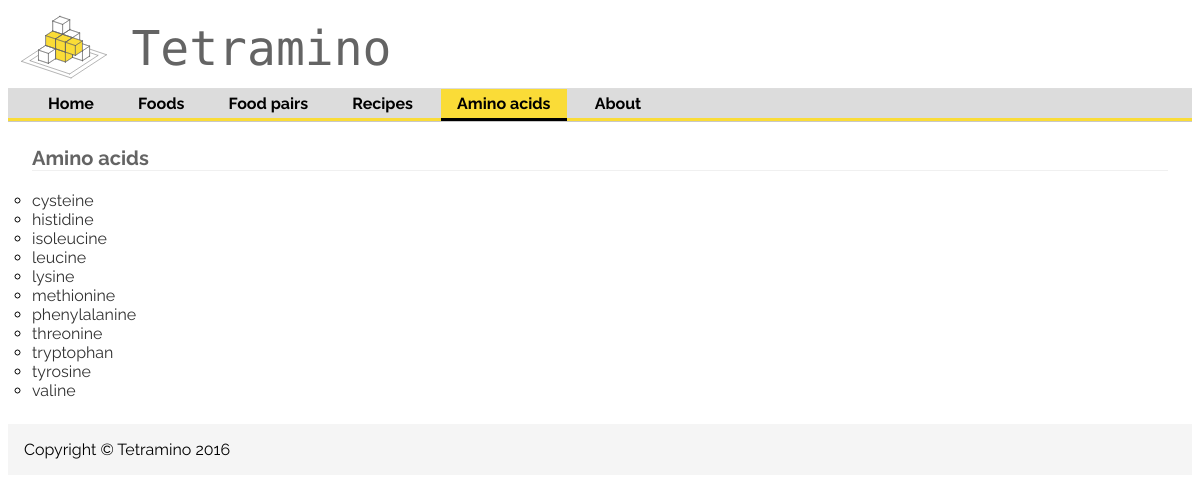
Page /listAminoAcids/ on the committed database.
### aminoApp/models.py (models this page shows, shortened)
class Nutriment(models.Model):
    dbid = models.IntegerField()
    internal_name = models.CharField(max_length=10)
    public_name = models.CharField(max_length=20)
    unit = models.CharField(max_length=10)
    description = models.TextField(null=True, blank=True)
    category = models.CharField(max_length=30)

### aminoApp/views.py (the view)
# urls.py: url(r'^listAminoAcids/', views.showAminoAcidList, name='listAminoAcid'),
def showAminoAcidList(request):
    aminoAcids= Nutriment.objects.filter(category='amino acid (essential)').order_by('public_name')[:25]
    context = {'aminoAcids': aminoAcids}
    return render(request, 'aminoApp/aminoAcidList.html', context)

### aminoApp/templates/aminoApp/aminoAcidList.html (shortened to what this page needs)
{% extends "aminoApp/baseAminoAcids.html" %}
{% block content %}
<h1>Amino acids</h1>
        <ul>
        {% for acid in aminoAcids %}
            <li><a href="/aminoAcid_{{acid.internal_name}}/">{{ acid.public_name }}</a></li>
        {% endfor %}
        </ul>
{% endblock %}

### aminoApp/static/aminoApp/yellowBungeeStyle.css (style rules this page uses)
ul { list-style-type: circle; padding: 0; margin: 0; }
#content ul { list-style-type: circle; padding: 0; margin: 0; }
body { font-family: "Raleway", serif; }
a:link { text-decoration: none; color: rgb(0,0,100); }
li a:link { color: rgb(50,50,50); }
h1 { margin-bottom: 1em; margin-top: 0; margin-left: 0em; font-family: 'Raleway', serif; font-size: 20px; text-align: left; color: rgb(100,100,100); border-bottom: solid 1px rgb(240,240,240); }

### rows in the picture
Nutriment: public_name "cysteine"
Nutriment: public_name "histidine"
Nutriment: public_name "isoleucine"
Nutriment: public_name "leucine"
Nutriment: public_name "lysine"
Nutriment: public_name "methionine"
Nutriment: public_name "phenylalanine"
Nutriment: public_name "threonine"
Nutriment: public_name "tryptophan"
Nutriment: public_name "tyrosine"
Nutriment: public_name "valine"
